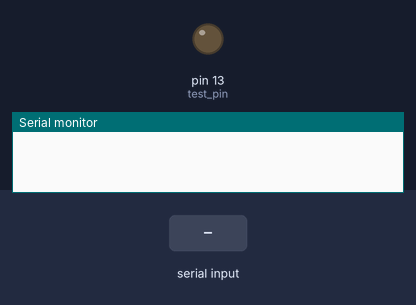
Bench run of a sketch on a simulated Arduino Uno, built with avr-gcc and run on an emulated ATmega328P. Shown: output pins drawn as LEDs (lit = HIGH), the last lines printed to the serial monitor. The test bench sets the inputs (shaded band).

Above: at 1.2 s.
1.3 s: "on" received over Serial
At 1.9 s:
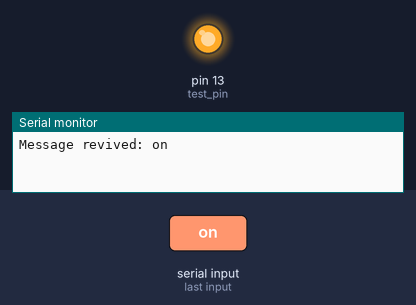
2.8 s: "off" received over Serial
At 4.2 s:
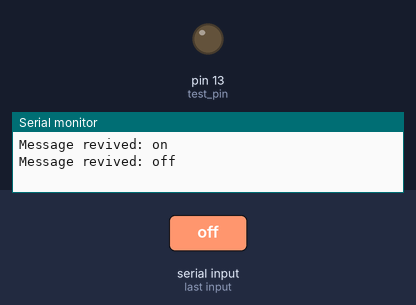
Timing chart, 0 to 5.8 s (numbered marks = the images above; inputs shaded):
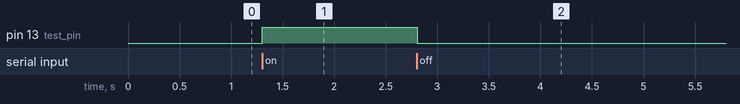

The sketch:

serial_communication_test.ino
```cpp
int test_pin = 13;
String msg = "";
String serialInputMsg = "";
String serialInputChar = "";

void setup()
{
  Serial.begin(9600);
  Serial.setTimeout(1);
  pinMode(test_pin, OUTPUT);
}

void loop()
{
    while( !Serial.available() );
    msg = serialRead();
    if( msg == "on" )
    {
        digitalWrite(test_pin, HIGH);
    }
    else if( msg == "off")
    {
        digitalWrite(test_pin, LOW);
    }
}

String serialRead()
{
    serialInputMsg = "";
    do
    {
        serialInputChar = Serial.readString();
        serialInputMsg = serialInputMsg + serialInputChar;
    }while( serialInputChar != "" );
    Serial.print("Message revived: ");
    Serial.println(serialInputMsg);
    return serialInputMsg;
}
```

Measured:
- after the input at 1.3 s, pin 13 (test_pin): LOW → HIGH at once
- after the input at 2.8 s, pin 13 (test_pin): HIGH → LOW at once
